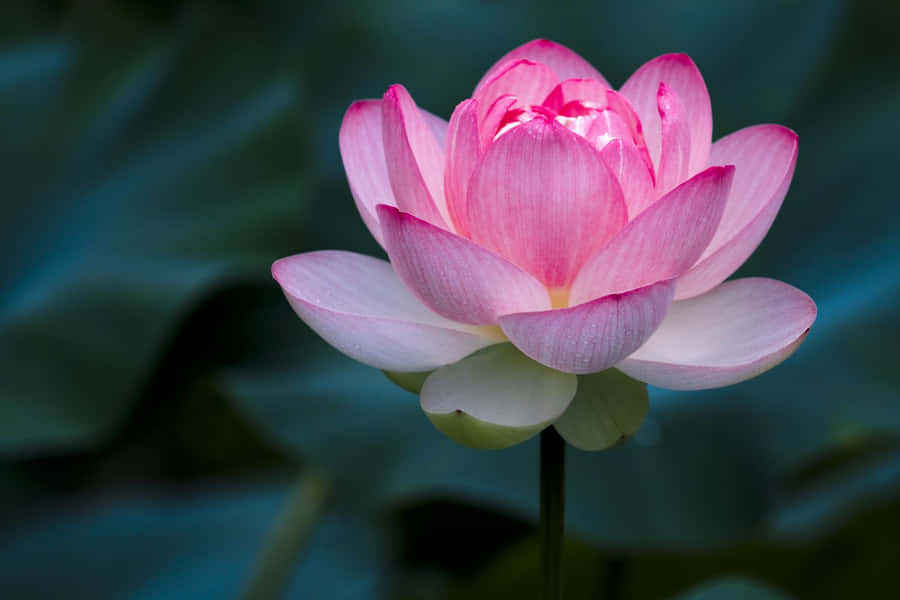
#> input picture image1.jpg, 900 x 600 px
$ python h21.py
#> lines starting #> are read from the running program, lines starting #| are printed output that depends on the picture; after the words box and inside, x2 and y2 are one past the last pixel; in counts of white or black regions, pixels touching at a corner belong together
import cv2
import matplotlib.pyplot as plt

# Read image in grayscale
img = cv2.imread("image1.jpg", 0)
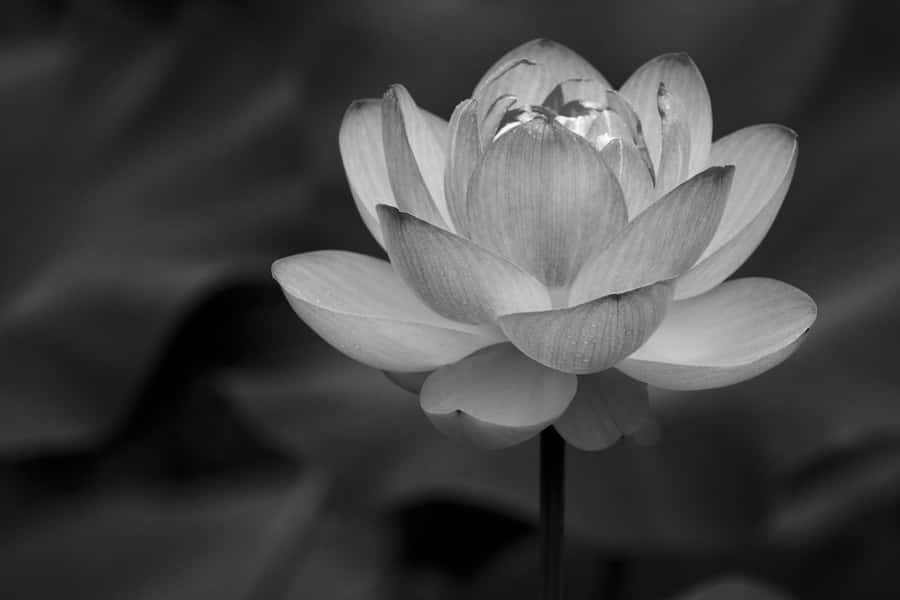
#> img: shape (600, 900); min 0, max 255, mean 67

if img is None:
    print("Image not found. Check the file name.")
    exit()

# Apply Canny Edge Detection
edges = cv2.Canny(img, 100, 200)
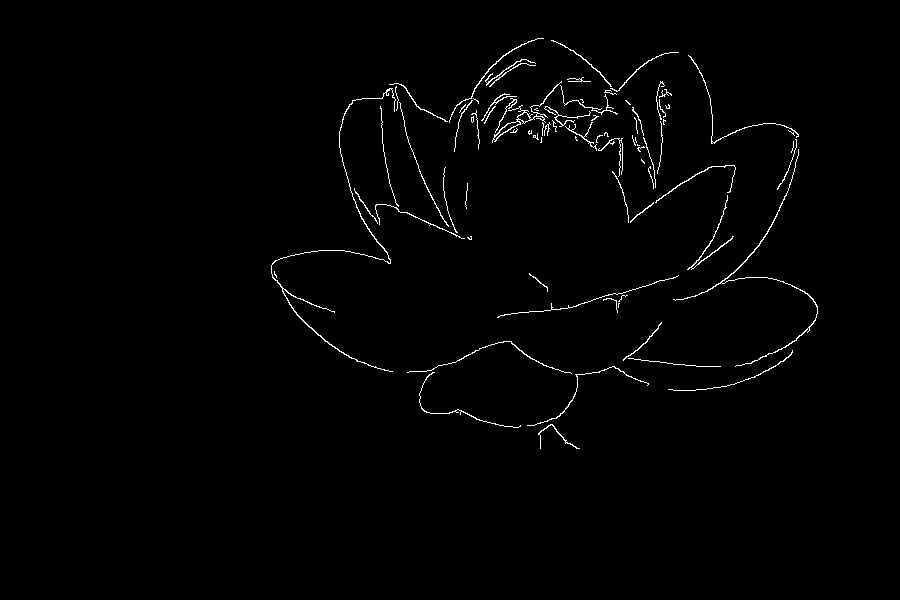
#> edges: shape (600, 900); 1.1% white in thin lines or dots, all inside (x1, y1, x2, y2) = (271, 38, 818, 449)

# Display original and edge-detected images
plt.figure(figsize=(10, 5))

plt.subplot(1, 2, 1)
plt.imshow(img, cmap="gray")
plt.title("Original Image")
plt.axis("off")

plt.subplot(1, 2, 2)
plt.imshow(edges, cmap="gray")
plt.title("Canny Edge Detection")
plt.axis("off")

plt.tight_layout()
plt.show()
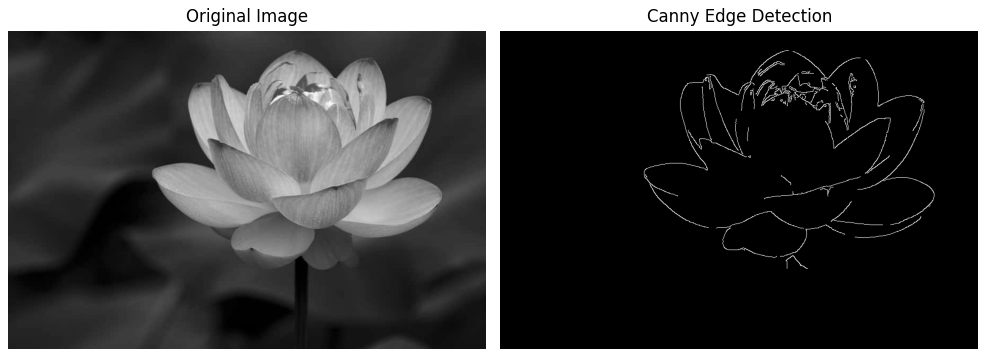
#> figure drawn by matplotlib, 2 panels

# Save output
cv2.imwrite("canny_result.jpg", edges)

print("Canny Edge Detection successful!")
print("Output saved as canny_result.jpg")

$ run again, with image2.jpg copied over image1.jpg
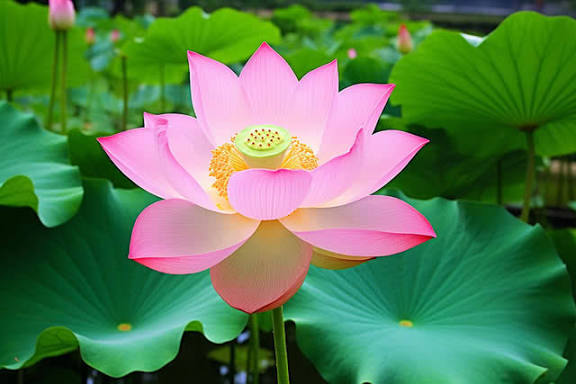
#> input picture image2.jpg, 576 x 384 px
#> `edges = cv2.Canny(img, 100, 200)`:
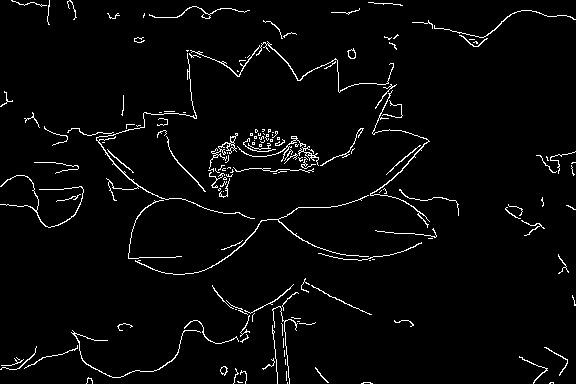
#> edges: shape (384, 576); 3.1% white in thin lines or dots
#> `plt.show()`:
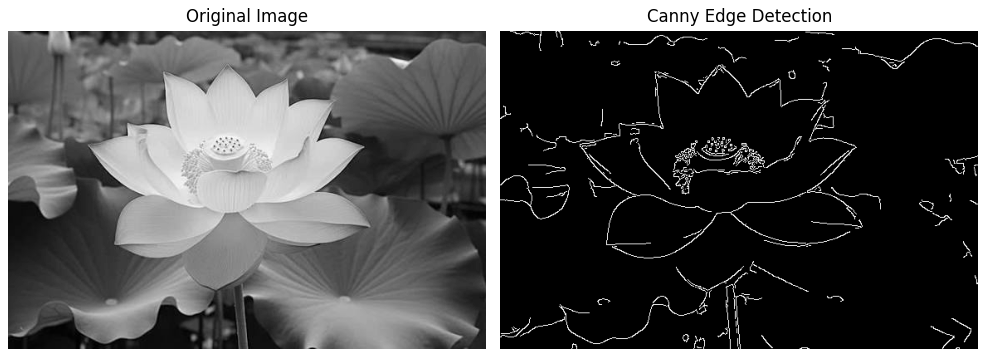
#> figure drawn by matplotlib, 2 panels
